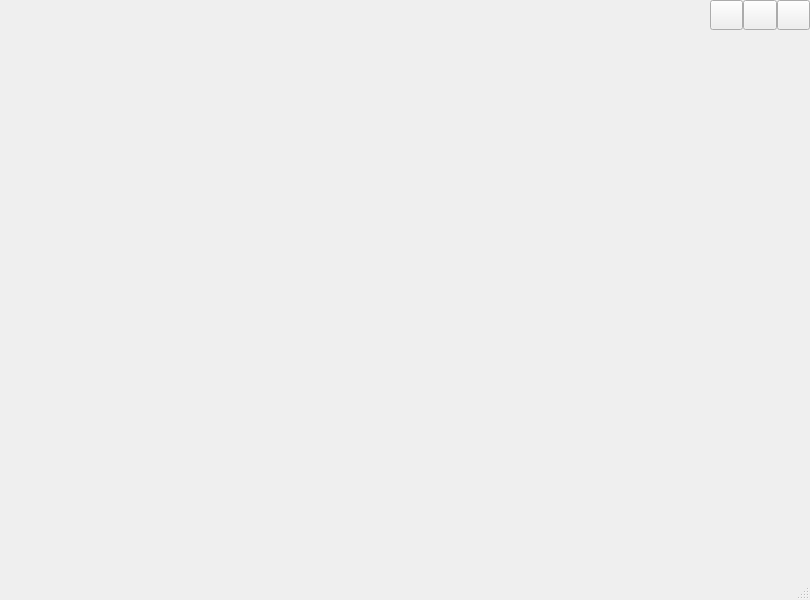
<?xml version="1.0" encoding="UTF-8"?>
<ui version="4.0">
 <class>UIDemo4</class>
 <widget class="QDialog" name="UIDemo4">
  <property name="geometry">
   <rect>
    <x>0</x>
    <y>0</y>
    <width>810</width>
    <height>600</height>
   </rect>
  </property>
  <property name="windowTitle">
   <string>Form</string>
  </property>
  <property name="sizeGripEnabled">
   <bool>true</bool>
  </property>
  <layout class="QGridLayout" name="gridLayout">
   <property name="leftMargin">
    <number>0</number>
   </property>
   <property name="topMargin">
    <number>0</number>
   </property>
   <property name="rightMargin">
    <number>0</number>
   </property>
   <property name="bottomMargin">
    <number>0</number>
   </property>
   <property name="spacing">
    <number>0</number>
   </property>
   <item row="0" column="0" colspan="2">
    <widget class="QWidget" name="widgetTop" native="true">
     <property name="minimumSize">
      <size>
       <width>0</width>
       <height>60</height>
      </size>
     </property>
     <property name="maximumSize">
      <size>
       <width>16777215</width>
       <height>60</height>
      </size>
     </property>
     <layout class="QHBoxLayout" name="horizontalLayout">
      <property name="spacing">
       <number>6</number>
      </property>
      <property name="leftMargin">
       <number>0</number>
      </property>
      <property name="topMargin">
       <number>0</number>
      </property>
      <property name="rightMargin">
       <number>0</number>
      </property>
      <property name="bottomMargin">
       <number>0</number>
      </property>
      <item>
       <widget class="QLabel" name="labTitle">
        <property name="minimumSize">
         <size>
          <width>150</width>
          <height>0</height>
         </size>
        </property>
        <property name="maximumSize">
         <size>
          <width>150</width>
          <height>16777215</height>
         </size>
        </property>
        <property name="styleSheet">
         <string notr="true"/>
        </property>
        <property name="text">
         <string/>
        </property>
        <property name="alignment">
         <set>Qt::AlignCenter</set>
        </property>
       </widget>
      </item>
      <item>
       <spacer name="horizontalSpacer1">
        <property name="orientation">
         <enum>Qt::Horizontal</enum>
        </property>
        <property name="sizeType">
         <enum>QSizePolicy::Minimum</enum>
        </property>
        <property name="sizeHint" stdset="0">
         <size>
          <width>60</width>
          <height>20</height>
         </size>
        </property>
       </spacer>
      </item>
      <item>
       <widget class="SliderBar" name="widgetNavTop" native="true"/>
      </item>
      <item>
       <spacer name="horizontalSpacer2">
        <property name="orientation">
         <enum>Qt::Horizontal</enum>
        </property>
        <property name="sizeType">
         <enum>QSizePolicy::Expanding</enum>
        </property>
        <property name="sizeHint" stdset="0">
         <size>
          <width>0</width>
          <height>0</height>
         </size>
        </property>
       </spacer>
      </item>
      <item>
       <widget class="QWidget" name="widgetMenu" native="true">
        <property name="maximumSize">
         <size>
          <width>100</width>
          <height>16777215</height>
         </size>
        </property>
        <layout class="QGridLayout" name="gridLayout_2">
         <property name="leftMargin">
          <number>0</number>
         </property>
         <property name="topMargin">
          <number>0</number>
         </property>
         <property name="rightMargin">
          <number>0</number>
         </property>
         <property name="bottomMargin">
          <number>0</number>
         </property>
         <property name="spacing">
          <number>0</number>
         </property>
         <item row="1" column="1" colspan="3">
          <spacer name="verticalSpacer">
           <property name="orientation">
            <enum>Qt::Vertical</enum>
           </property>
           <property name="sizeHint" stdset="0">
            <size>
             <width>20</width>
             <height>10</height>
            </size>
           </property>
          </spacer>
         </item>
         <item row="0" column="1">
          <widget class="QPushButton" name="btnMenu_Min">
           <property name="sizePolicy">
            <sizepolicy hsizetype="Minimum" vsizetype="Expanding">
             <horstretch>0</horstretch>
             <verstretch>0</verstretch>
            </sizepolicy>
           </property>
           <property name="minimumSize">
            <size>
             <width>30</width>
             <height>30</height>
            </size>
           </property>
           <property name="cursor">
            <cursorShape>ArrowCursor</cursorShape>
           </property>
           <property name="focusPolicy">
            <enum>Qt::NoFocus</enum>
           </property>
           <property name="toolTip">
            <string>最小化</string>
           </property>
           <property name="text">
            <string/>
           </property>
          </widget>
         </item>
         <item row="0" column="3">
          <widget class="QPushButton" name="btnMenu_Close">
           <property name="sizePolicy">
            <sizepolicy hsizetype="Minimum" vsizetype="Expanding">
             <horstretch>0</horstretch>
             <verstretch>0</verstretch>
            </sizepolicy>
           </property>
           <property name="minimumSize">
            <size>
             <width>30</width>
             <height>30</height>
            </size>
           </property>
           <property name="cursor">
            <cursorShape>ArrowCursor</cursorShape>
           </property>
           <property name="focusPolicy">
            <enum>Qt::NoFocus</enum>
           </property>
           <property name="toolTip">
            <string>关闭</string>
           </property>
           <property name="text">
            <string/>
           </property>
          </widget>
         </item>
         <item row="0" column="2">
          <widget class="QPushButton" name="btnMenu_Max">
           <property name="sizePolicy">
            <sizepolicy hsizetype="Minimum" vsizetype="Expanding">
             <horstretch>0</horstretch>
             <verstretch>0</verstretch>
            </sizepolicy>
           </property>
           <property name="minimumSize">
            <size>
             <width>30</width>
             <height>30</height>
            </size>
           </property>
           <property name="focusPolicy">
            <enum>Qt::NoFocus</enum>
           </property>
           <property name="text">
            <string/>
           </property>
          </widget>
         </item>
        </layout>
       </widget>
      </item>
     </layout>
    </widget>
   </item>
   <item row="1" column="0">
    <widget class="SliderBar" name="widgetNavLeft" native="true">
     <property name="sizePolicy">
      <sizepolicy hsizetype="Preferred" vsizetype="Expanding">
       <horstretch>0</horstretch>
       <verstretch>0</verstretch>
      </sizepolicy>
     </property>
     <property name="minimumSize">
      <size>
       <width>150</width>
       <height>0</height>
      </size>
     </property>
     <property name="maximumSize">
      <size>
       <width>150</width>
       <height>16777215</height>
      </size>
     </property>
    </widget>
   </item>
   <item row="1" column="1">
    <widget class="QWidget" name="widgetMain" native="true">
     <property name="sizePolicy">
      <sizepolicy hsizetype="Expanding" vsizetype="Expanding">
       <horstretch>0</horstretch>
       <verstretch>0</verstretch>
      </sizepolicy>
     </property>
     <layout class="QVBoxLayout" name="verticalLayout">
      <item>
       <widget class="QLabel" name="label">
        <property name="text">
         <string/>
        </property>
        <property name="alignment">
         <set>Qt::AlignCenter</set>
        </property>
       </widget>
      </item>
     </layout>
    </widget>
   </item>
  </layout>
 </widget>
 <customwidgets>
  <customwidget>
   <class>SliderBar</class>
   <extends>QWidget</extends>
   <header location="global">demo/sliderbar.h</header>
   <container>1</container>
  </customwidget>
 </customwidgets>
 <resources/>
 <connections/>
</ui>
